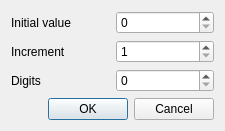
<?xml version="1.0" encoding="UTF-8"?>
<ui version="4.0">
 <class>PrintCounter</class>
 <widget class="QDialog" name="PrintCounter">
  <property name="geometry">
   <rect>
    <x>0</x>
    <y>0</y>
    <width>225</width>
    <height>120</height>
   </rect>
  </property>
  <property name="windowTitle">
   <string>Print counter</string>
  </property>
  <layout class="QGridLayout" name="gridLayout">
   <item row="0" column="0">
    <widget class="QLabel" name="label">
     <property name="text">
      <string>Initial value</string>
     </property>
     <property name="buddy">
      <cstring>initialValue</cstring>
     </property>
    </widget>
   </item>
   <item row="0" column="1">
    <widget class="QSpinBox" name="initialValue">
     <property name="maximum">
      <number>999999999</number>
     </property>
    </widget>
   </item>
   <item row="1" column="0">
    <widget class="QLabel" name="label_2">
     <property name="text">
      <string>Increment</string>
     </property>
     <property name="buddy">
      <cstring>increment</cstring>
     </property>
    </widget>
   </item>
   <item row="1" column="1">
    <widget class="QSpinBox" name="increment">
     <property name="minimum">
      <number>1</number>
     </property>
     <property name="maximum">
      <number>999999999</number>
     </property>
    </widget>
   </item>
   <item row="2" column="0">
    <widget class="QLabel" name="label_3">
     <property name="text">
      <string>Digits</string>
     </property>
     <property name="buddy">
      <cstring>digits</cstring>
     </property>
    </widget>
   </item>
   <item row="2" column="1">
    <widget class="QSpinBox" name="digits">
     <property name="maximum">
      <number>100</number>
     </property>
    </widget>
   </item>
   <item row="3" column="0" colspan="2">
    <widget class="QDialogButtonBox" name="buttonBox">
     <property name="orientation">
      <enum>Qt::Horizontal</enum>
     </property>
     <property name="standardButtons">
      <set>QDialogButtonBox::Cancel|QDialogButtonBox::Ok</set>
     </property>
    </widget>
   </item>
  </layout>
 </widget>
 <resources/>
 <connections>
  <connection>
   <sender>buttonBox</sender>
   <signal>accepted()</signal>
   <receiver>PrintCounter</receiver>
   <slot>accept()</slot>
   <hints>
    <hint type="sourcelabel">
     <x>248</x>
     <y>254</y>
    </hint>
    <hint type="destinationlabel">
     <x>157</x>
     <y>274</y>
    </hint>
   </hints>
  </connection>
  <connection>
   <sender>buttonBox</sender>
   <signal>rejected()</signal>
   <receiver>PrintCounter</receiver>
   <slot>reject()</slot>
   <hints>
    <hint type="sourcelabel">
     <x>316</x>
     <y>260</y>
    </hint>
    <hint type="destinationlabel">
     <x>286</x>
     <y>274</y>
    </hint>
   </hints>
  </connection>
 </connections>
</ui>
